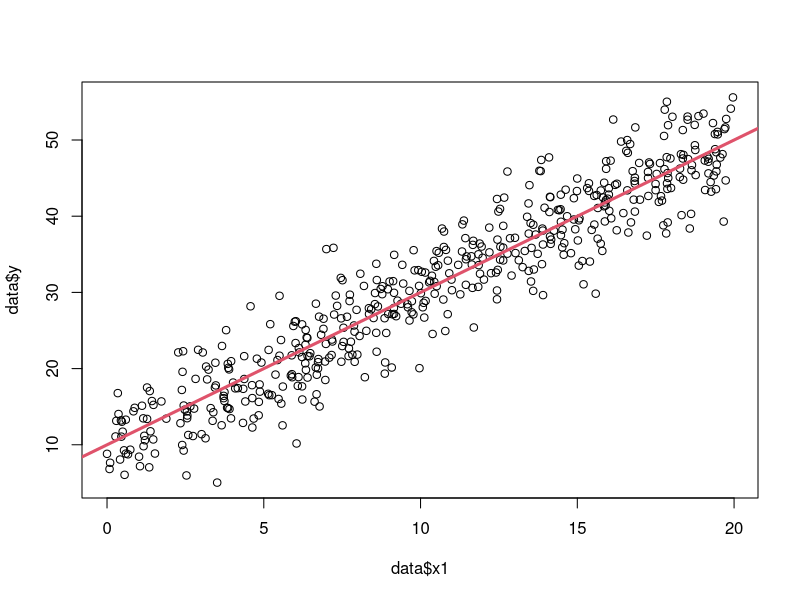
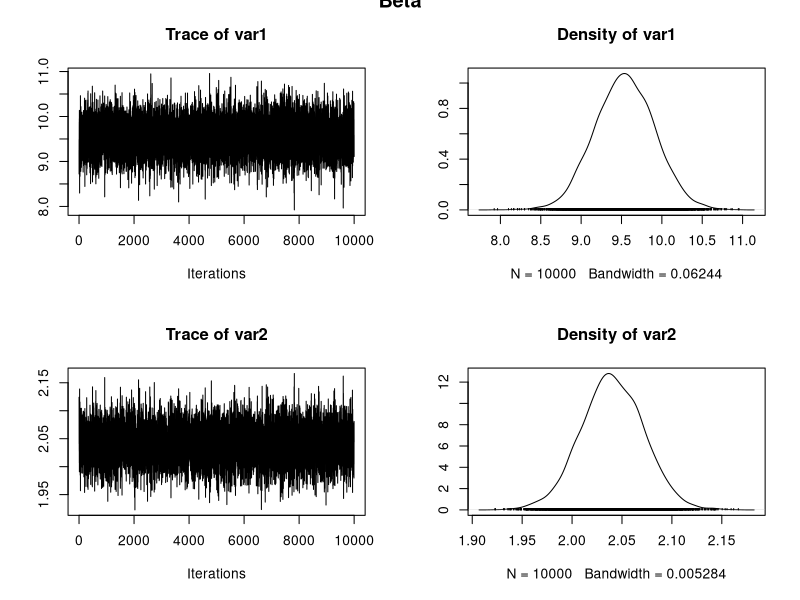
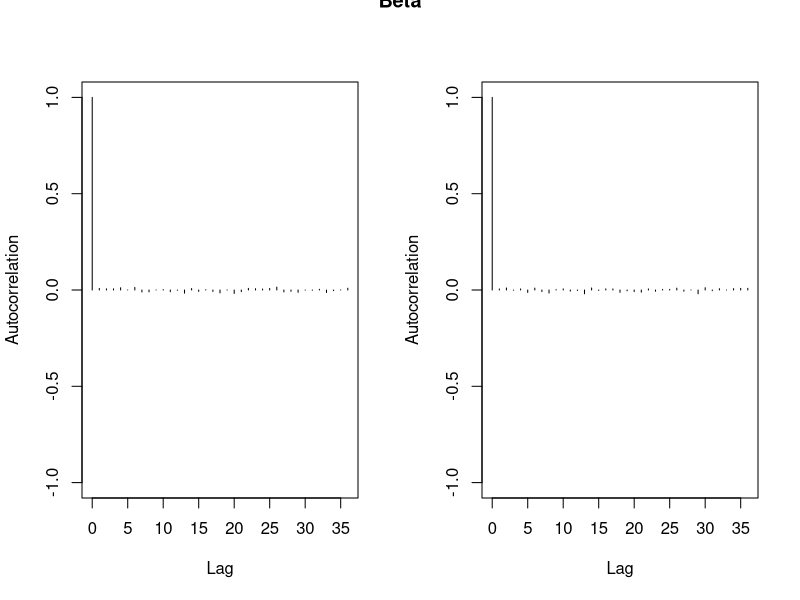
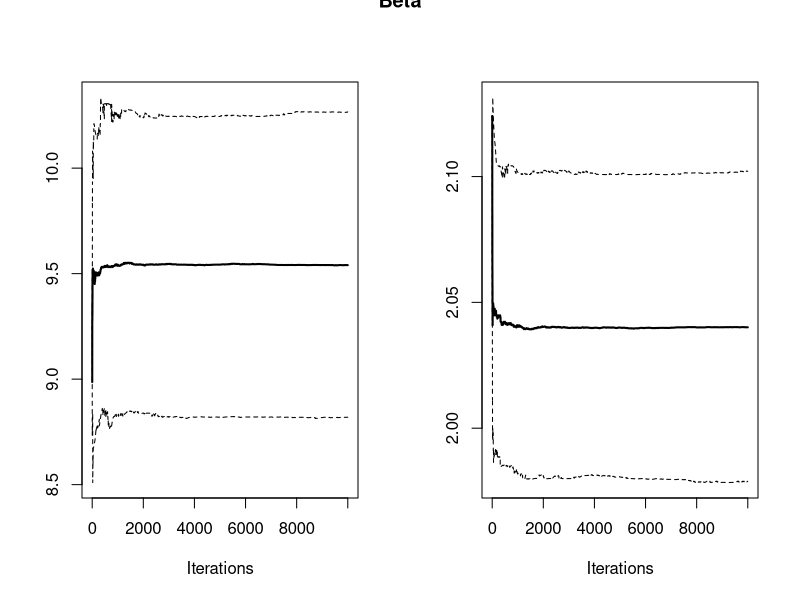
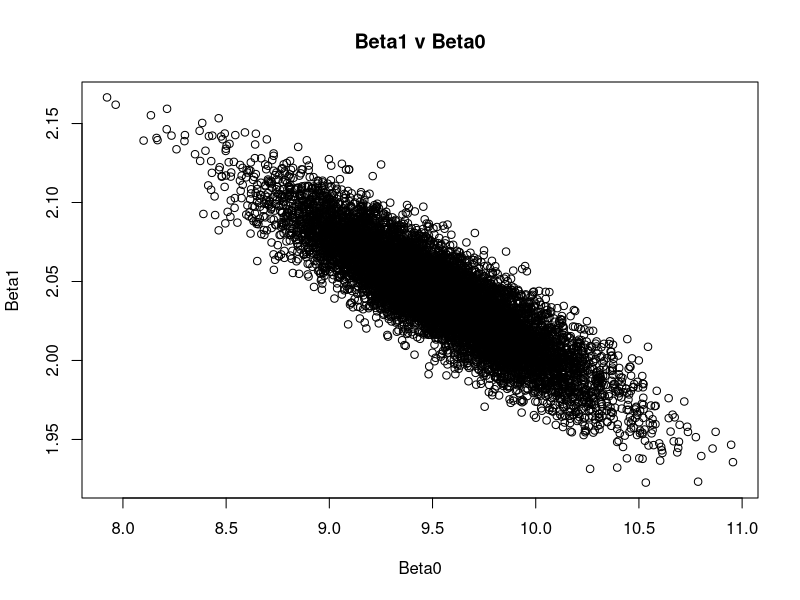
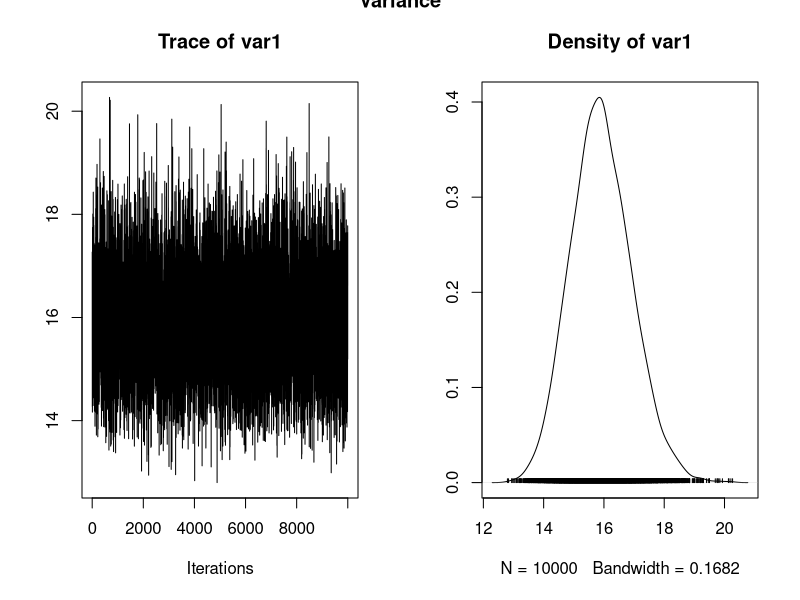
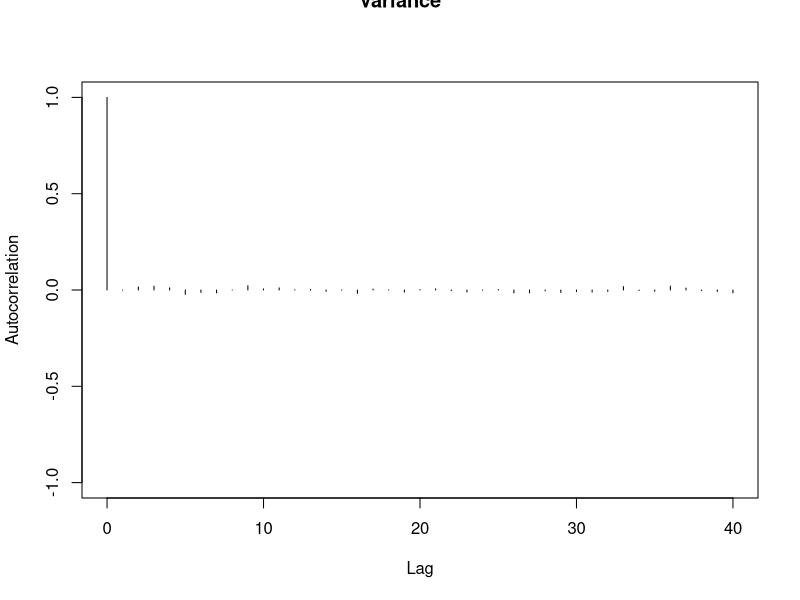
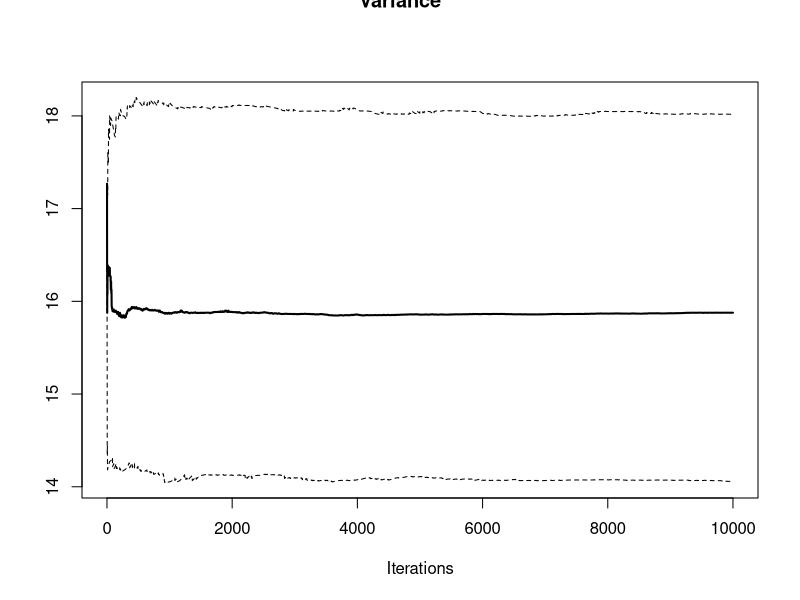

Write R code to recreate these figures, in order.
## ---- chunk 1
### Part 1: simulate data from a known model

# Assign the parameters
b0 <- 10				## define the intercept
b1 <- 2					## define the slope
beta <- matrix(c(b0,b1),2,1)		## put true?? regression parameters in a matrix
sigma2 <- 4^2				## define the variance (s.d. = 4)
n <- 500        ## define the sample size

gen_data <- function(n, beta, sigma2){
  # Generate sample data
  x1 <- runif(n,0,20)
  x <- cbind(rep(1,n),x1)
  y <- matrix(rnorm(n, x%*%beta, sqrt(sigma2)),n,1)
  return(list(x1=x1,y=y, x= x))
}
data <- gen_data(n, beta, sigma2)

# visual check
plot(data$x1,data$y)
abline(b0,b1,col=2,lwd=3)
## ---- chunk 2
## specify priors
append_priors <- function(data, bprior, vinvert,s1,s2){
  data$bprior <-bprior
  data$vinvert <-vinvert
  data$s1 <- s1
  data$s2 <- s2
  return(data)
}
bprior <- as.vector(c(0,0))
vinvert <- solve(diag(1000,2))
s1 <- 0.1
s2 <- 0.1
data <- append_priors(data, bprior, vinvert, s1, s2)

##precompute frequently used quantities
precompute <-function(data){
  data$VbB = data$vinvert %*% data$bprior
  data$XY = t(data$x) %*% data$y
  data$XX = t(data$x) %*% data$x
  return(data)
}
data <- precompute(data)

##load libraries
library(coda)
library(mvtnorm)

## initial conditions
sg <- 50
sinv <- 1/sg
## ---- chunk 3
## Gibbs loop
gibbs <- function(data, sinv){
  data$ngibbs <- 10000  ## number of updates
  data$bgibbs <- matrix(0.0,nrow=data$ngibbs,ncol=2) 	## storage for beta
  data$sgibbs <- numeric(data$ngibbs)			## storage for sigma2
  for(g in 1:data$ngibbs){
  
    ## sample regression parameters
    ## See second equation above in the first section
    bigV    <- solve(sinv*data$XX + data$vinvert)  ## Covariance matrix
    littlev <- sinv*data$XY + data$VbB
    b = t(rmvnorm(1,bigV %*% littlev,bigV))   ## Vv is the mean vector
    
    ## sample variance
    ## See third equation above in the first section
    u1 <- data$s1 + n/2
    u2 <- data$s2 + 0.5*crossprod(data$y-data$x%*%b)
    sinv <- rgamma(1,u1,u2)
    sg <- 1/sinv
  
    ## storage
    data$bgibbs[g,] <- b  ## store the current value of beta vector
    data$sgibbs[g]  <- sg  ## store the current value of the variance  
    #if(g %%100 == 0) print(g)	##show how many steps have been performed
  }  
  return(data)
}

output <- gibbs(data, sinv)
## ---- chunk 4

## diagnostics of beta
bmcmc <- mcmc(output$bgibbs)  ## use beta
vmcmc <- mcmc(output$sgibbs)   # use the variance

plot(bmcmc)  		## mcmc history and density plot
title("Beta",outer=T)
autocorr.plot(bmcmc)		## autocorrelation
title("Beta",outer=T)
cumuplot(bmcmc)		## quantile plot
title("Beta",outer=T)
plot(output$bgibbs[,1],output$bgibbs[,2], main="Beta1 v Beta0", xlab="Beta0", ylab="Beta1")  ## pairs plot to evaluate parameter correlation


# Variance plots
plot(vmcmc)  		        ## mcmc history and density plot
title("Variance",outer=T)
autocorr.plot(vmcmc)		## autocorrelation
title("Variance",outer=T)
cumuplot(vmcmc)		      ## quantile plot
title("Variance",outer=T)

summary(bmcmc)           ## summary table coefs
summary(vmcmc)         	## summary table var
summary(lm( data$y ~ data$x1 ))
print(c(b0,b1,sigma2))
## ---- chunk 5
output$xpred <- 0:20
plot(output$x1,output$y)
for(i in 1:10){
  lines(output$xpred, output$bgibbs[i,1] + output$bgibbs[i,2]*output$xpred)
}
## ---- chunk 6
  
credi_predi <- function(data){
  ## credible and prediction intervals for the mcmc object
  data$xpred <- 0:20    				      ## sequence of x values we're going to
  data$npred <- length(data$xpred)				##      make predictions for
  data$ypred <- matrix(0.0,nrow=data$ngibbs,ncol=data$npred)	## storage for predictive interval
  data$ycred <- matrix(0.0,nrow=data$ngibbs,ncol=data$npred)	## storage for credible interval
  
  beg = 1
  thin = 1
  
  for(g in seq(from=beg,to=data$ngibbs,by=thin)){
      data$Ey <- data$bgibbs[g,1] + data$bgibbs[g,2] * data$xpred
      data$ycred[g,] <- data$Ey
      data$ypred[g,] <- rnorm(data$npred,data$Ey,sqrt(data$sgibbs[g]))
  }
  
  data$ci <- apply(data$ycred,2,quantile,c(0.025,0.5,0.975))  ## credible interval and median
  data$pi <- apply(data$ypred,2,quantile,c(0.025,0.975))		## prediction interval
  return(data)
}

output <- credi_predi(output)

plot_stuff <- function(data){  
  plot(data$x1,data$y,cex=0.5,xlim=c(0,20),ylim=c(0,50),xlab="x",ylab="y", main=paste("Sample size", length(data$x1)))
  lines(data$xpred,data$ci[1,],col=3,lty=2)  ## lower CI
  lines(data$xpred,data$ci[2,],col=3,lwd=2)	## median
  lines(data$xpred,data$ci[3,],col=3,lty=2)	## upper CI
  lines(data$xpred,data$pi[1,],col=4,lty=2)	## lower PI
  lines(data$xpred,data$pi[2,],col=4,lty=2)	## upper PI  
  abline(b0,b1)				## true model  
  legend("topleft",legend=c("True Process","95% Credible Interval","95% Prediction Interval"),col=c(1,3,4),lty=c(1,2,2))
}
plot_stuff(output)
## ---- chunk 7
L <- list()
for(n in c(5,50, 500)){
  # Setup the different data sets
  d<-gen_data(n, beta, sigma2)
  d <- append_priors(data = d, bprior = bprior, vinvert = vinvert, s1 = s1, s2 = s2)
  d <- precompute(d)
  d <- gibbs(data = d, sinv)
  d <- credi_predi(d)
  L[[length(L)+1]] <- d
}


# A plot with the pseudo-data, the true model, the 95% credible interval on the model, and the 95% prediction interval.

par(mfrow=c(1,3))
for(l in L){
 # plot them
 plot_stuff(l)
}

# Table it up
table_stuff<-function(L){
  table <- data.frame()
  for (l in L){
    n <- length(l$x1)
    sumB<-summary(mcmc(l$bgibbs))
    sumS<- summary(mcmc(l$sgibbs))
    cols_1 <- rbind(sumB[[1]][,1:2], sumS[[1]][1:2])
    cols_2 <- rbind(sumB[[2]], sumS[[2]])
    df <- data.frame(cbind(cols_1,cols_2))
    names(df)[3:7] <- dimnames(cols_2)[[2]]
    row.names(df) <- NULL
    df <- cbind(Var= c("b0","b1","sigma2"), df)
    df$n = rep(n,3)
    table <-rbind(table, df)
  }
  table$CI <- table[,"97.5%"]-table[,"2.5%"]  
  return(table)
}
table <- table_stuff(L)
# A summary table of parameter estimates
table[order(table[,"Var"]),]

library(ggplot2)


p1<- ggplot(data=subset(table, Var=="b0"), aes(x=log(n), y=Mean)) + geom_point() + geom_line() + geom_errorbar(aes(ymax=`97.5%`, ymin=`2.5%`, width=0)) + theme_bw() + ylab("b0") + geom_hline(aes(yintercept=10, color="red")) + geom_line(aes(y=`97.5%`), colour="green")+ geom_line(aes(y=`2.5%`), colour="green")

p2<- ggplot(data=subset(table, Var=="b1"), aes(x=log(n), y=Mean)) + geom_point() + geom_line() + geom_errorbar(aes(ymax=`97.5%`, ymin=`2.5%`, width=0)) + theme_bw()+ ylab("b1")+ geom_hline(aes(yintercept=2, color="red")) + geom_line(aes(y=`97.5%`), colour="green")+ geom_line(aes(y=`2.5%`), colour="green")

p3 <- ggplot(data=subset(table, Var=="sigma2"), aes(x=log(n), y=Mean)) + geom_point() + geom_line() + geom_errorbar(aes(ymax=`97.5%`, ymin=`2.5%`, width=0)) + theme_bw()+ ylab("sigma2")+ geom_hline(aes(yintercept=16, color="red")) + geom_line(aes(y=`97.5%`), colour="green")+ geom_line(aes(y=`2.5%`), colour="green")

library(gridExtra)

# Plots showing how the estimate of the parameter mean and the 95% CI around that mean changes with sample size.  Sample size should be on the x-axis on a log scale.  Make plots for each of the 3 parameters
grid.arrange(p1,p2,p3,ncol=3)

## ---- chunk 8
# new prior
new_bprior <- c(0,1) # should be (0,2)
new_vinvert <- solve(diag(c(1000,0.25))) # Should be 0.25^2 (since 0.25 is SD implied by 1.5-2.5)

# Create the data object
  d <-gen_data(5, beta, sigma2)
  d <- append_priors(data = d, bprior = new_bprior, vinvert = new_vinvert, s1 = s1, s2 = s2)
  d <- precompute(d)
  d <- gibbs(data = d, sinv)
  d <- credi_predi(d)
  
  # Summary Table
  new_table <- table_stuff(list(d))
  new_table

  # Compare to the sample without prior
  table[table$n==5,]

  # Plot
  par(mfrow=c(1,1))
  plot_stuff(d)
